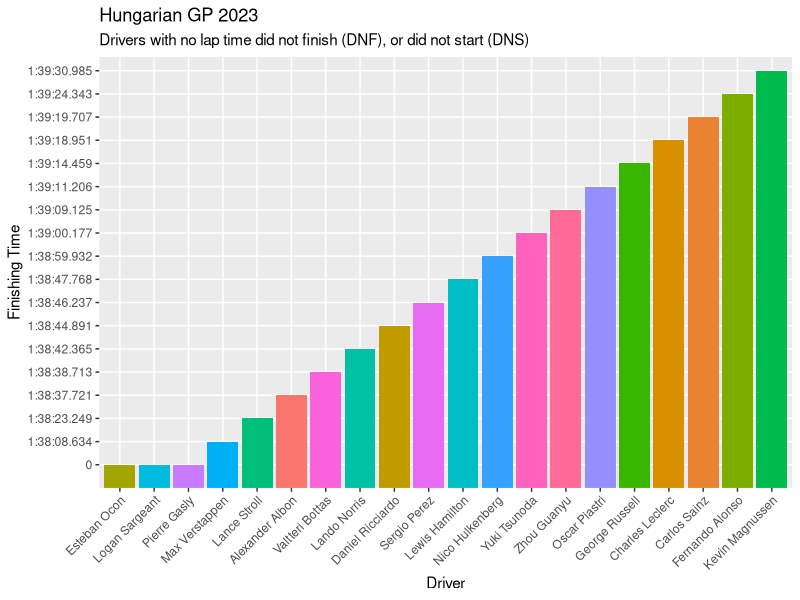

This chart was generated by the following R code:
## ---- chunk 1
#|label: setup
#|message: false

suppressPackageStartupMessages({
  library(tidyverse)
  library(dplyr)
  library(ggplot2)
  })
## ---- chunk 2
#|label: Hungarian tibble
Hungarian <- tibble(
  Position = c(1, 2, 3, 4, 5, 6, 7, 8, 9, 10, 11, 12, 13, 14, 15, 16, 17, 18, 19, 20),
  Driver = c("Max Verstappen", "Lando Norris", "Sergio Perez", "Lewis Hamilton", "Oscar Piastri", "George Russell", "Charles Leclerc", "Carlos Sainz", "Fernando Alonso", "Lance Stroll", "Alexander Albon", "Valtteri Bottas", "Daniel Ricciardo", "Nico Hulkenberg", "Yuki Tsunoda", "Zhou Guanyu", "Kevin Magnussen", "Logan Sargeant", "Esteban Ocon", "Pierre Gasly"),
  Team = c("Red Bull Racing", "McLaren", "Red Bull Racing", "Mercedes", "McLaren", "Mercedes", "Ferrari", "Ferrari", "Aston Martin", "Aston Martin", "Williams", "Alfa Romeo", "RB", "Haas", "RB", "Alfa Romeo", "Haas", "Williams", "Alpine", "Alpine"),
  Laps = c(70, 70, 70, 70, 70, 70, 70, 70, 70, 69, 69, 69, 69, 69, 69, 69, 69, 67, 12, 1),
  Time_Retired = c("1:38:08.634", "1:38:42.365", "1:38:46.237", "1:38:47.768", "1:39:11.206", "1:39:14.459", "1:39:18.951", "1:39:19.707", "1:39:24.343", "1:38:23.249", "1:38:37.721", "1:38:38.713", "1:38:44.891", "1:38:59.932", "1:39:00.177", "1:39:09.125", "1:39:30.985", "DNF", "DNF", "DNF"),
  Gap = c(NA, "+33.731s", "+37.603s", "+39.134s", "+1:02.572", "+1:05.825", "+1:10.317", "+1:11.073", "+1:15.709", "+1 Lap", "+1 Lap", "+1 Lap", "+1 Lap", "+1 Lap", "+1 Lap", "+1 Lap", "+1 Lap", "DNF", "DNF", "DNF"),
  Points = c(26, 18, 15, 12, 10, 8, 6, 4, 2, 1, 0, 0, 0, 0, 0, 0, 0, 0, 0, 0),
  Speed_mph = c(187.457, 186.389, 186.267, 186.219, 185.486, 185.385, 185.245, 185.221, 185.077, 184.321, 183.870, 183.840, 183.648, 183.183, 183.175, 182.900, 182.230, 182.503, 150.851, 125.039)
)

Hungarian$Time_Retired[Hungarian$Time_Retired == "DNF"] <- 0
Hungarian$Gap[Hungarian$Gap == "0s"] <- NA
Hungarian <- Hungarian %>%
  arrange(Time_Retired)
## ---- chunk 3
#|label: Hungarian plot
ggplot(Hungarian, aes(x = fct_reorder(Driver, Time_Retired), y = Time_Retired, fill = Driver)) +
  geom_bar(stat = "identity") +
  labs(title = "Hungarian GP 2023",
       subtitle = "Drivers with no lap time did not finish (DNF), or did not start (DNS)",
       x = "Driver",
       y = "Finishing Time",
       color = NA) +
  guides(fill = FALSE) +
  theme(axis.text.x = element_text(angle = 45, hjust = 1))
